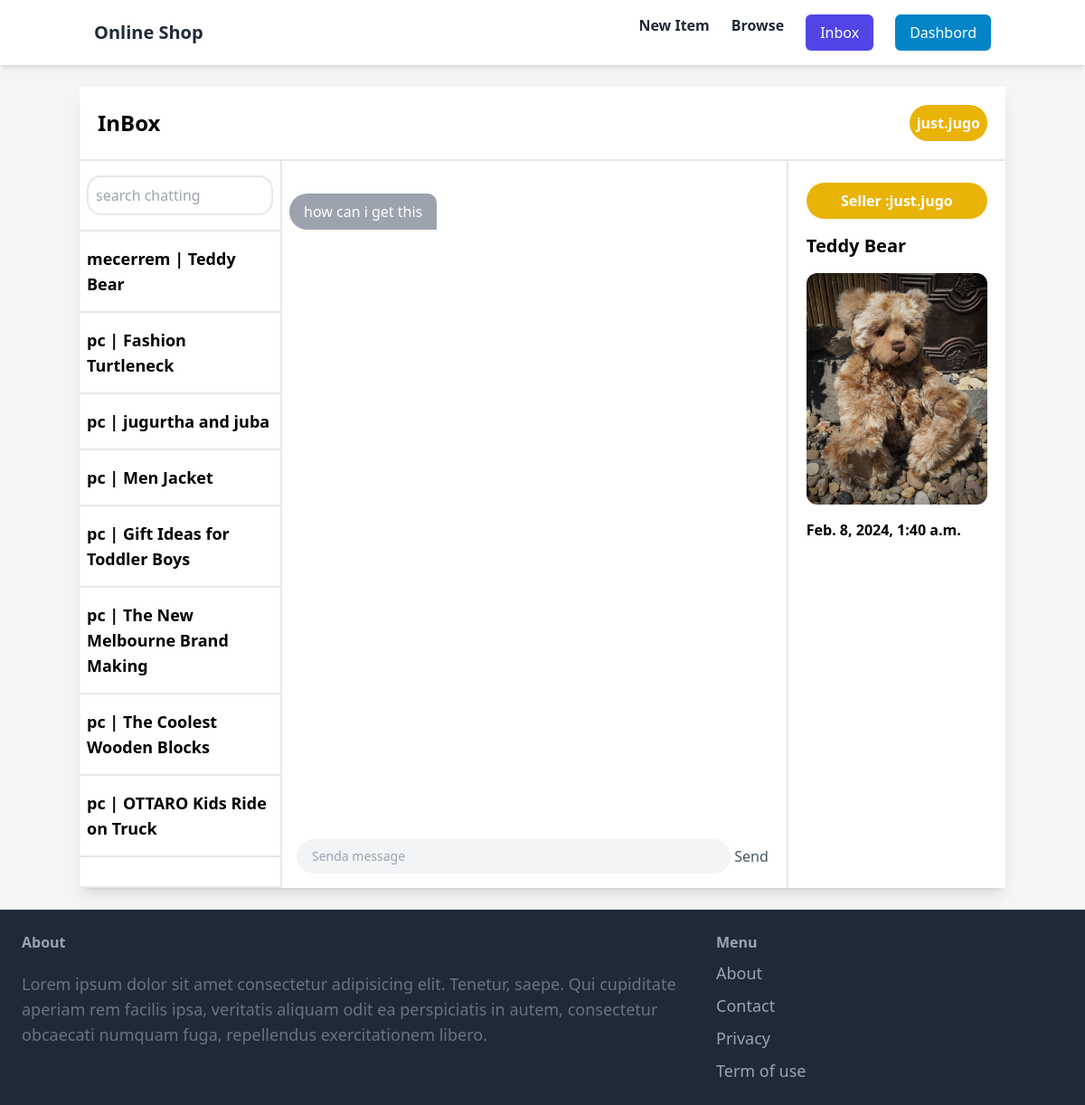
Screenshot of /conversation/17/ (signed in) with the database file from the repository.
### conversation/models.py (models this page shows, shortened)
class Conversation(models.Model):
    item=models.ForeignKey(Item,related_name='conversation',on_delete=models.CASCADE)
    members= models.ManyToManyField(User,related_name='conversation')
    created_at= models.DateTimeField(auto_now_add=True)
    modified_at=models.DateTimeField(auto_now=True)
    class Meta:
        ordering=('-modified_at',)

class ConversationMessage(models.Model):
    conversation=models.ForeignKey(Conversation,related_name="conversation", on_delete=models.CASCADE)
    body=models.TextField()
    created_at=models.DateTimeField(auto_now_add=True)
    created_by=models.ForeignKey(User,related_name="created_by",on_delete=models.CASCADE)
    class Meta:
        ordering=('created_at',)

### item/models.py (models this page shows, shortened)
class Item (models.Model):
     category= models.ForeignKey(Category,related_name='items', on_delete=models.CASCADE)
     name= models.CharField(max_length=100)
     description = models.TextField(null=True, blank=True)
     price= models.FloatField()
     image=models.ImageField(upload_to='item_image',blank=True,null=True)
     is_sold= models.BooleanField(default=False)
     created_by= models.ForeignKey(User,related_name='items',on_delete=models.CASCADE)
     created_at=models.DateTimeField(auto_now_add=True)
     class Meta:
        ordering=('-created_at',)
        verbose_name_plural="Items"

### conversation/views.py (the view)
# urls.py: path('<int:pk>/',details,name='details'),
@login_required
def details(request,pk):
    conversations = Conversation.objects.filter(members__in=[request.user.id])
    conversation = Conversation.objects.get(pk=pk)
    if request.method =='POST':
        form=ConversationMessageForm(request.POST)
        if form.is_valid:
            conversation_message=form.save(commit=False)
            conversation_message.conversation=conversation
            conversation_message.created_by=request.user
            conversation_message.save()
            conversation.save()
            return redirect('conversation:details',pk)
    else:
         form=ConversationMessageForm()
    return render(request,'conversation/details.html',{
        'conversation':conversation,
        'conversations':conversations,
        'form':form
    })

### conversation/forms.py
class ConversationMessageForm(forms.ModelForm):
    class Meta:
        model = ConversationMessage  # Specify your model here
        fields = ('body',)  # Specify the fields you want in the form
        widgets = {
        'body': forms.TextInput(attrs={
            'class': classname ,
            'style':style,
            'placeholder':placeholder,
            'autocomplete':autocomplete
        })
    }

### conversation/templates/conversation/details.html (shortened to what this page needs)
{% extends "core/base.html" %}
{% block core %}
<div class="container mx-auto shadow-lg rounded-lg">
<div class="px-5 py-5 flex justify-between items-center bg-white border-b-2">
  <div class="font-semibold text-2xl">InBox</div>
  <div
    class="h-auto w-auto p-2 bg-yellow-500 rounded-full text-white font-semibold flex items-center justify-center"
  >
    {{request.user}}
  </div>
</div>
<div class="flex flex-row justify-between bg-white">
  <div class="flex flex-col w-2/5 border-r-2 overflow-y-auto">
    <form method="get" action="{% url 'conversation:inbox' %}"  class="border-b-2 py-4 px-2">
      <input
        value="{{query}}"
        name="query"
        type="text"
        placeholder="search chatting"
        class="py-2 px-2 border-2 border-gray-200 rounded-2xl w-full"
      />
    </form>
   {% for con  in conversations  %}
   <div
      class="flex flex-row py-4 px-2 justify-center items-center border-b-2"
    >
      <div class="overflow-y-auto w-full">
        <div class="overflow-y-auto text-lg font-semibold">
            {% for member in con.members.all  %}
            {% if member != request.user %}
            <a href="{% url 'conversation:details' con.id %}">{{member.username}} | {{con.item.name}}</a>
            {% endif %}
            {% endfor %}
        </div>
      </div>
    </div>
   {% endfor %}
  </div>
  <div class="w-full px-auto flex flex-col justify-between">
    <div class="overflow-y-auto flex-col mt-5">
        {% for message in conversation.conversation.all  %}
      <div class="flex {% if message.created_by == request.user  %}
       justify-end
      {%else%} justify-start{% endif %} mb-4">
        <div
          class="  {% if message.created_by == request.user  %}
          mr-2 bg-blue-400
          {%else%}ml-2 bg-gray-400
          {% endif %}  py-2 px-4  rounded-bl-3xl rounded-tl-3xl rounded-tr-xl text-white"
        >
          {{message.body}}
       </div>
      </div>
      {% endfor %}
    </div>
    <form method="post" accept="." class="relative flex items-center self-center w-full max-w-xl p-4 overflow-hidden text-gray-600 focus-within:text-gray-400">
        {{form.body}}
      <button type="submit" class="p-1 focus:outline-none focus:shadow-none hover:text-blue-500">
        Send
      </button>
    </form>
  </div>
  <div class="w-2/5 border-l-2 px-5">
    <div class="flex flex-col">
        <br>
        <div
    class="h-auto w-auto p-2 bg-yellow-500 rounded-full text-white font-semibold flex items-center justify-center"
  >
    <h4>Seller : </h4>{{conversation.item.created_by}}
  </div>
      <div class="font-semibold text-xl py-4">{{conversation.item.name}}</div>
      <img
        src="{{conversation.item.image.url}}"
        class="object-cover rounded-xl h-64"
        alt=""
      />
      <div class="font-semibold py-4">{{conversation.item.created_at}}</div>
      </div>
    </div>
  </div>
</div>
</div>
{% endblock  %}

### rows the page displays
Conversation: item.name "Teddy Bear", item.created_by "just.jugo", item.image (picture), item.created_at "Feb. 8, 2024, 1:40 a.m."
Conversation: item.name "Fashion Turtleneck"
Conversation: item.name "jugurtha and juba"
Conversation: item.name "Men Jacket"
Conversation: item.name "Gift Ideas for Toddler Boys"
Conversation: item.name "The New Melbourne Brand Making"
Conversation: item.name "The Coolest Wooden Blocks"
Conversation: item.name "OTTARO Kids Ride on Truck"
ConversationMessage: body "how can i get this"

### other values shown
{{ request.user }} "just.jugo"
{{ member.username }} "mecerrem"
{{ member.username }} "pc"
